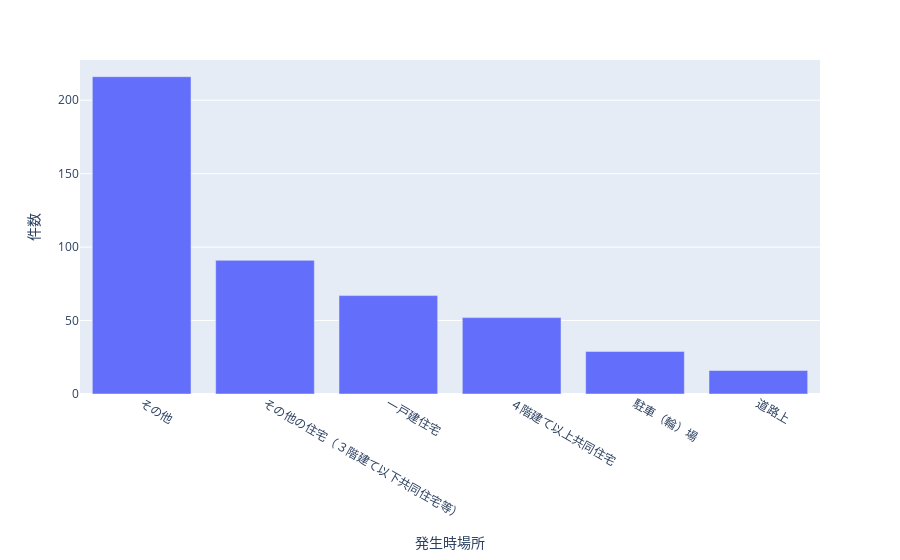

Write notebook code for a chart like this one.
### Code cell
fig = px.bar(time,x='発生時場所',y='件数')
fig.show()

### Figure 1 — Plotly figure (JSON) as saved in the notebook; plotly's stock layout.template omitted (floating-point values rounded to 4 significant figures)
{"data": [{"alignmentgroup": "True", "hovertemplate": "発生時場所=%{x}<br>件数=%{y}<extra></extra>", "legendgroup": "", "marker": {"color": "#636efa", "pattern": {"shape": ""}}, "name": "", "offsetgroup": "", "orientation": "v", "showlegend": false, "textposition": "auto", "type": "bar", "x": ["その他", "その他の住宅（３階建て以下共同住宅等）", "一戸建住宅", "４階建て以上共同住宅", "駐車（輪）場", "道路上"], "xaxis": "x", "y": [216, 91, 67, 52, 29, 16], "yaxis": "y"}], "layout": {"barmode": "relative", "legend": {"tracegroupgap": 0}, "margin": {"t": 60}, "xaxis": {"anchor": "y", "domain": [0, 1], "title": {"text": "発生時場所"}}, "yaxis": {"anchor": "x", "domain": [0, 1], "title": {"text": "件数"}}}}
